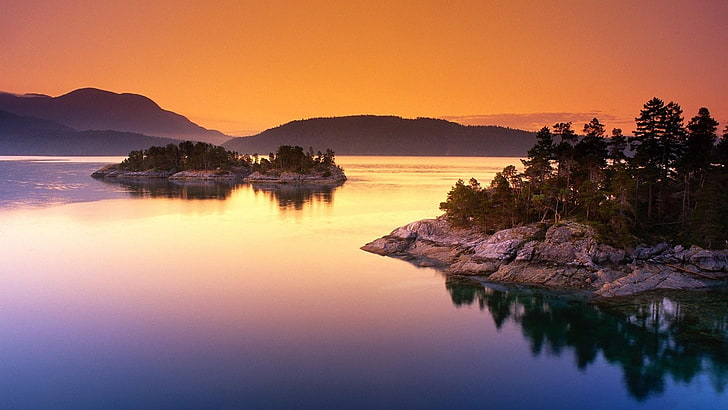
#> input picture data/raw_images/img1.jpg, 728 x 410 px, found by its file name; its folder holds only this picture in this run
$ python preprocess.py
#> lines starting #> are read from the running program, lines starting #| are printed output that depends on the picture
from PIL import Image
import os

def preprocess_images(raw_dir, processed_dir, scale_factor=2, image_size=(33, 33)):
#> called with raw_dir = '../data/raw_images', processed_dir = '../data/processed_images', scale_factor = 2, image_size = (33, 33)
    raw_dir = os.path.abspath('D:/Development/image-super-resolution/data/raw_images')
    processed_dir = os.path.abspath('D:/Development/image-super-resolution/data/processed_images')

    if not os.path.exists(processed_dir):
        os.makedirs(processed_dir)

    for filename in os.listdir(raw_dir):
        if filename.endswith(".jpg") or filename.endswith(".png"):
            img = Image.open(os.path.join(raw_dir, filename))
#> img is the input picture: PIL image 728x410 RGB; mean R, G, B 146.3, 105.3, 90.6
            hr = img.convert('RGB')
            lr = hr.resize((hr.width // scale_factor, hr.height // scale_factor), Image.BICUBIC)
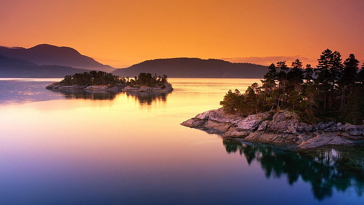
#> lr: PIL image 364x205 RGB; mean R, G, B 146.3, 105.3, 90.6

            # Resize to a fixed size
            lr = lr.resize(image_size, Image.BICUBIC)
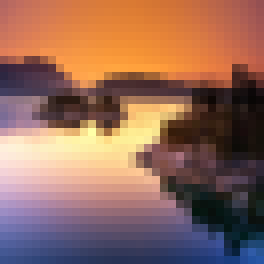
#> lr: PIL image 33x33 RGB (shown 8 times larger); mean R, G, B 146.3, 105.4, 90.6
            hr = hr.resize(image_size, Image.BICUBIC)

            lr.save(os.path.join(processed_dir, 'LR_' + filename))
            hr.save(os.path.join(processed_dir, 'HR_' + filename))

if __name__ == "__main__":
    raw_dir = '../data/raw_images'
    processed_dir = '../data/processed_images'
    preprocess_images(raw_dir, processed_dir)
